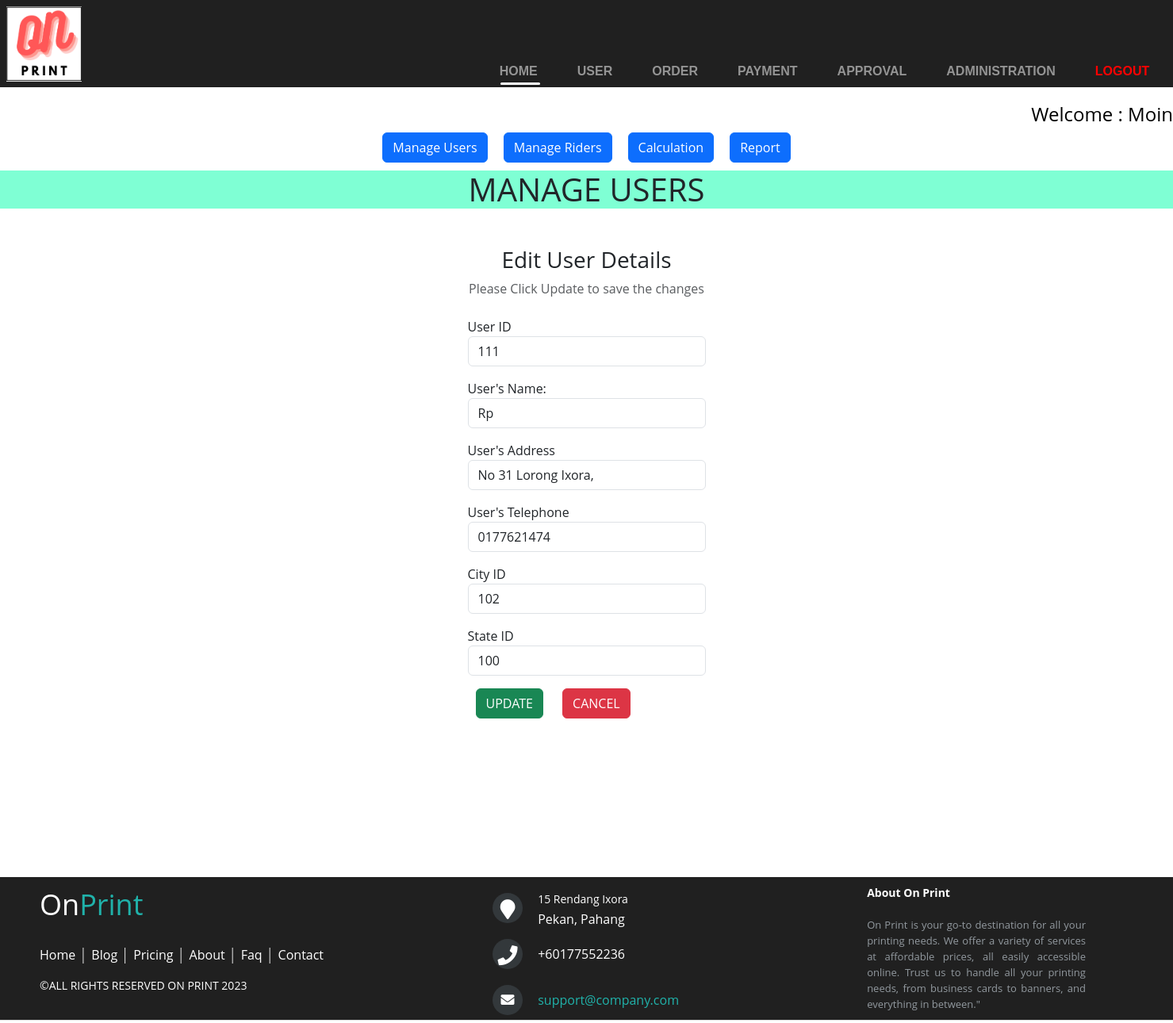
The app's page /Admin/edit.php?userID=111 (signed in) with its own data.
### tables this page shows
CREATE TABLE `registered_user` (
  `userID` varchar(10) NOT NULL,
  `U_name` varchar(50) NOT NULL,
  `U_address` varchar(100) NOT NULL,
  `U_telephone` varchar(15) NOT NULL,
  `U_password` varchar(20) NOT NULL,
  `City_ID` varchar(5) NOT NULL,
  `State_ID` varchar(50) NOT NULL
);

### Admin/edit.php (the view, shortened to what this page needs)
<?php
include "../db_conn.php";
?>
<!DOCTYPE html>
<html lang="en">
<head>
	<link rel="stylesheet" href="../style/styles.css">
    <link href='https://unpkg.com/boxicons@2.0.7/css/boxicons.min.css' rel='stylesheet'>
    <link href="https://cdn.jsdelivr.net/npm/bootstrap@5.3.0-alpha1/dist/css/bootstrap.min.css" rel="stylesheet">
    <link rel="stylesheet" href="https://use.fontawesome.com/releases/v5.13.0/css/all.css">
</head>
<body class="body-with-footer">
<div class="nav-container">
<a href="index.php"><img id="logo" src="../media/onp logo.png" alt="Logo"></a>
  <nav>
    <a href="admin.php">HOME</a>
    <a href="#">USER</a>
    <a href="#">ORDER</a>
    <a href="#">PAYMENT</a>
    <a href="#">APPROVAL</a>
    <a href="#">ADMINISTRATION</a>
    <a class="logout" href="../logout.php">LOGOUT</a>
    <div id="indicator"></div>
  </nav>
</div>
  <div class="body-container d-flex">
    <div class="welcome">
        <h4>Welcome : <?=$_SESSION['username'] ?></h4>
    </div>
    <div class="buttons d-flex flex-nowrap">
        <button class="btn btn-primary" onclick="window.location.href='manage_users.php'">Manage Users</button>
        <button class="btn btn-primary" onclick="window.location.href='manage_riders.php'">Manage Riders</button>
        <button class="btn btn-primary" onclick="window.location.href='calculate_user.php'">Calculation</button>
        <button class="btn btn-primary" onclick="window.location.href='user_report.php'">Report</button>
    </div>
</div>
<div class="title title-light justify-content-center fs-3 mb-5" style="background-color:aquamarine;">
<h1><center>MANAGE USERS</center> </h1></div>
<div class="container">
    <div class="text-center mb-4">
        <h3>Edit User Details</h3>
        <p class="text-muted">Please Click Update to save the changes</p>
    </div>
    <?php
if (!empty($_GET['userID'])) {
    $userID = $_GET['userID'];
    $stmt = $conn->prepare("SELECT * FROM registered_user WHERE userID = ? LIMIT 1");
    $stmt->bind_param("s", $userID);
    $stmt->execute();
    $result = $stmt->get_result();
    $row = mysqli_fetch_assoc($result);
}
?>
    <div class="container d-flex justify-content-center">
        <form action="" method="post" style="width:50w; min-width:300px;">
        <div class="mb-3">
        <label class="form-lebel">User ID</label>
        <input type="text" class="form-control" name="userID"
        value="<?php echo $row['userID'] ?>">
    </div>
    <div class="row mb-3">
        <div class="col">
            <label class="form-lebel">User's Name:</label>&nbsp;
            <input type="text" class="form-control" name="U_name"
            value="<?php echo $row['U_name'] ?>">
        </div>
    </div>
    <div class="mb-3">
        <label class="form-lebel">User's Address</label>
        <input type="address" class="form-control" name="U_address"
        value="<?php echo $row['U_address'] ?>">
    </div>
    <div class="mb-3">
        <label class="form-lebel">User's Telephone</label>
        <input type="phone" class="form-control" name="U_telephone"
        value="<?php echo $row['U_telephone'] ?>">
    </div>
    <div class="mb-3">
        <label class="form-lebel">City ID</label>
        <input type="text" class="form-control" name="City_ID"
        value="<?php echo $row['City_ID'] ?>">
    </div>
    <div class="mb-3">
        <label class="form-lebel">State ID</label>
        <input type="text" class="form-control" name="State_ID"
        value="<?php echo $row['State_ID'] ?>">
    </div>
    <div>
        <button type="submit" class="btn btn-success" name="submit">UPDATE</button>
        <a href="admin.php" class="btn btn-danger">CANCEL</a>
    </div>
    </form>
    </div>
</div>
<footer class="footer-distributed">
			<div class="footer-left">
				<h3>On<span>Print</span></h3>
				<p class="footer-links">
					<a href="#" class="link-1">Home</a>
					<a href="#">Blog</a>
					<a href="#">Pricing</a>
					<a href="#">About</a>
					<a href="#">Faq</a>
					<a href="#">Contact</a>
				</p>
				<p class="footer-company-name">©All rights reserved On Print 2023</p>
			</div>
			<div class="footer-center">
				<div>
					<i class="fa fa-map-marker"></i>
					<p><span>15 Rendang Ixora</span> Pekan, Pahang</p>
				</div>
				<div>
					<i class="fa fa-phone"></i>
					<p>+60177552236</p>
				</div>
				<div>
					<i class="fa fa-envelope"></i>
					<p><a href="mailto:support@company.com">support@company.com</a></p>
				</div>
			</div>
			<div class="footer-right">
				<p class="footer-company-about">
					<span>About On Print</span>
					On Print is your go-to destination for all your printing needs. We offer a variety of services at affordable prices, all easily accessible online. Trust us to handle all your printing needs, from business cards to banners, and everything in between."
                </p>
			</div>
		</footer>
        </body>
</html>

### records on screen
registered_user: userID "111", U_name "Rp", U_address "No 31 Lorong Ixora,", U_telephone "0177621474", City_ID "102", State_ID "100"

### other values on screen
$_SESSION['username'] "Moin"
